Frame 1 (no input): blank canvas, image omitted
Frame 60 (no input): blank canvas, image omitted
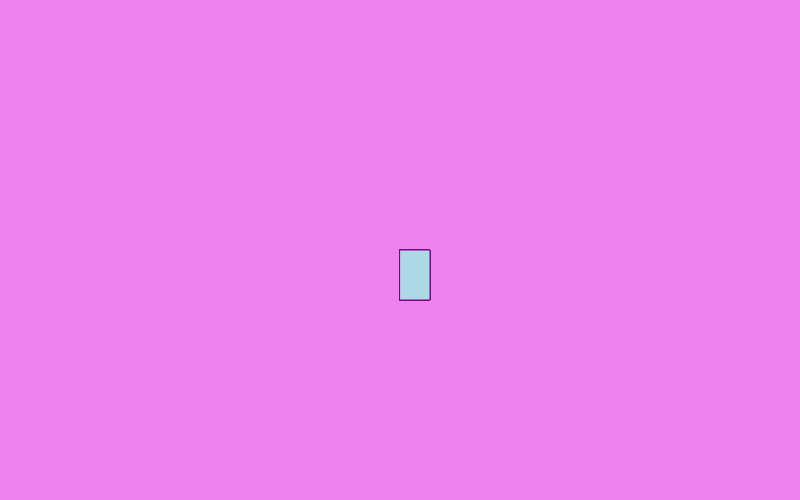
Frame 120 (the mouse pressed at the canvas centre since frame 60)

The p5.js sketch whose frames 1 and 60 were blank and that drew this single picture after the mouse press (run headless with seeded random() and noise() and a simulated clock; from frame 60 on, the mouse is pressed at the canvas centre):

// p5.js sketch
// ── sketch.js
function setup() {
  createCanvas(800, 500);
  background("violet");
}

function draw() {
  stroke("purple");
  fill("lightblue");
  if(mouseIsPressed){
    rect(mouseX,mouseY, 30, 50);
  }
}
